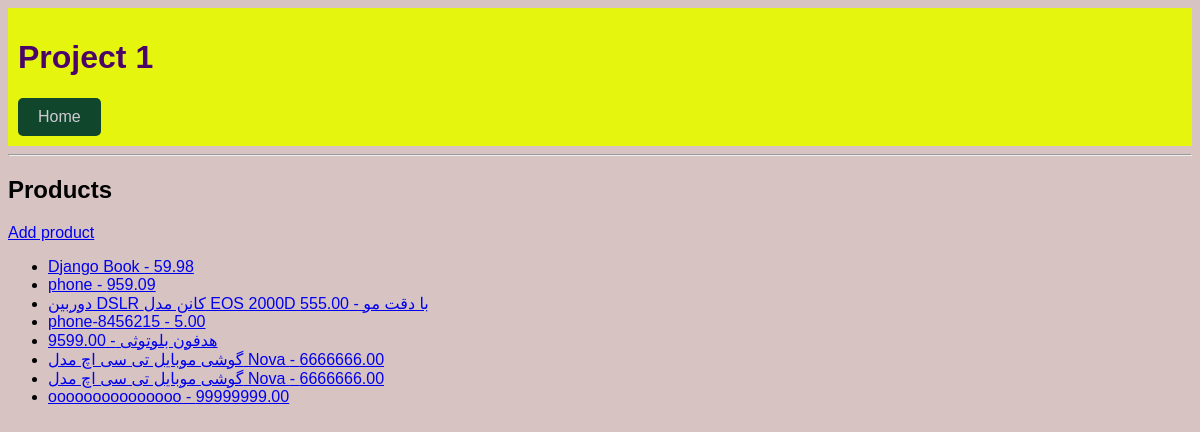
/products, run on an earlier commit of the app's database.
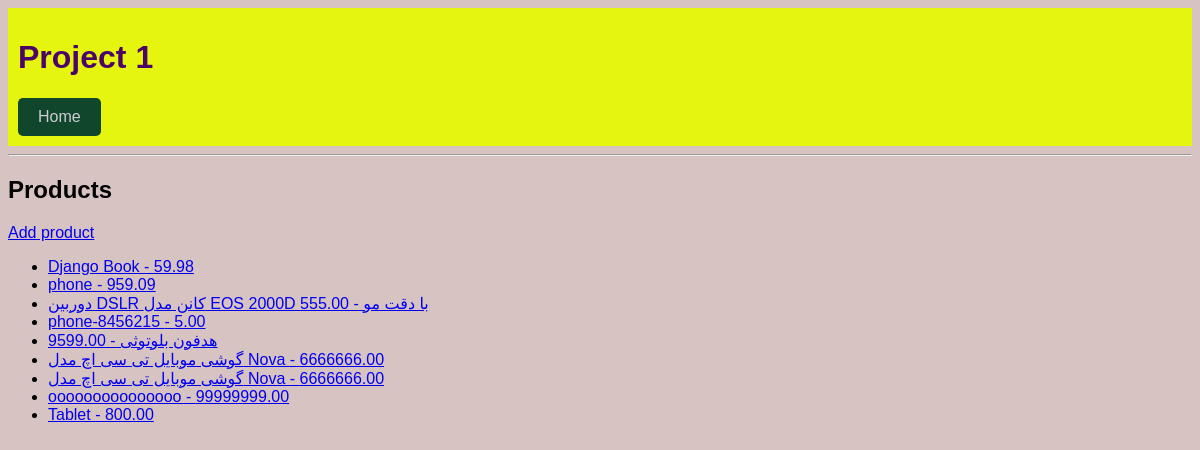
And on a later commit of the database.
### core/models.py (models this page shows, shortened)
class Product(models.Model):
    name = models.CharField(max_length=100)
    price = models.DecimalField(max_digits=10, decimal_places=2)
    category = models.ForeignKey(Category, on_delete=models.PROTECT, related_name='products')
    is_active = models.BooleanField(default=True)
    objects = ProductQuerySet.as_manager()

### core/views.py (the view)
# urls.py: path("products", views.product_list, name="product_list"),
def product_list(request):
    products = Product.objects.all()
    return render(request, 'core/product_list.html', {"products": products})

### core/templates/core/product_list.html
{% extends "core/base.html" %}
{% block content %}
<h2>Products</h2>
<a href="{% url 'core:product_create' %}">Add product</a>
<ul>
  {% for product in products %}
    <li>
      <a href="{% url 'core:product_detail' product.id %}">
        {{ product.name }} - {{ product.price }}
      </a>
    </li>
  {% endfor %}
</ul>
{% endblock %}

What changed in the data, as far as the page shows it:
added Product: name "Tablet", price "800.00"
